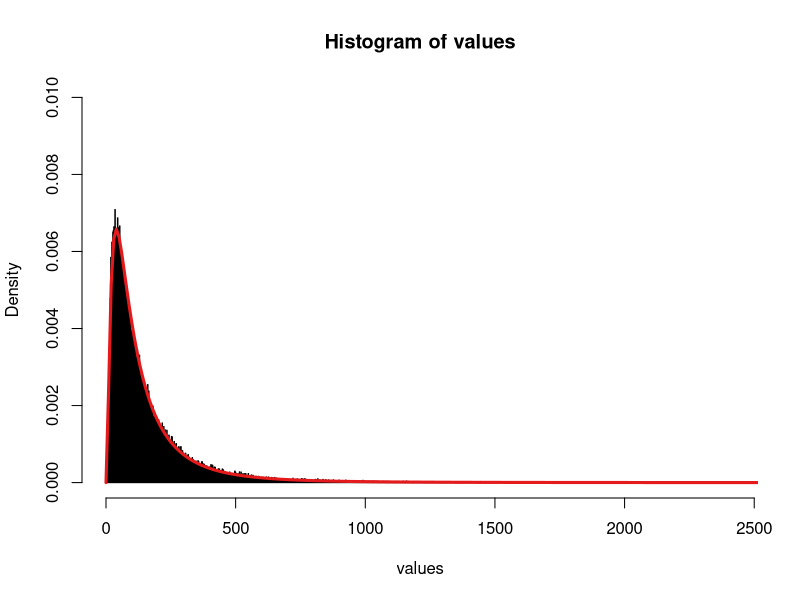
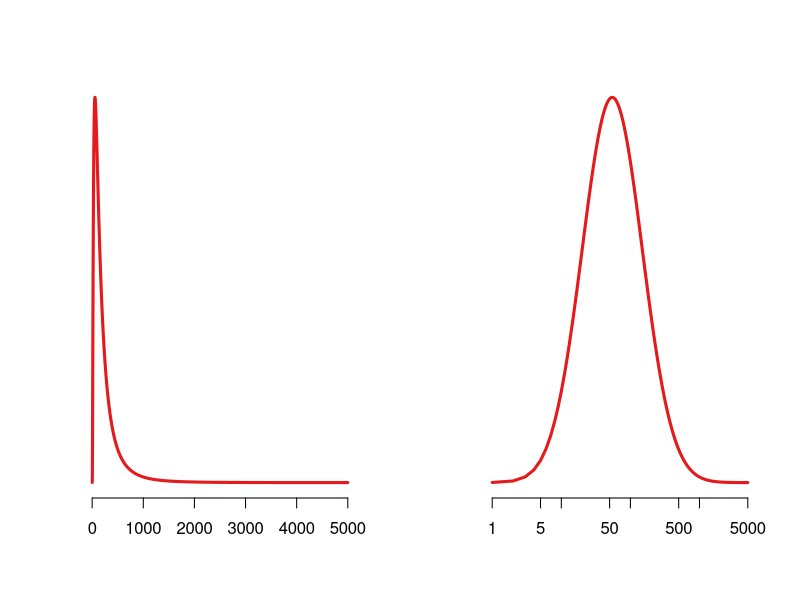
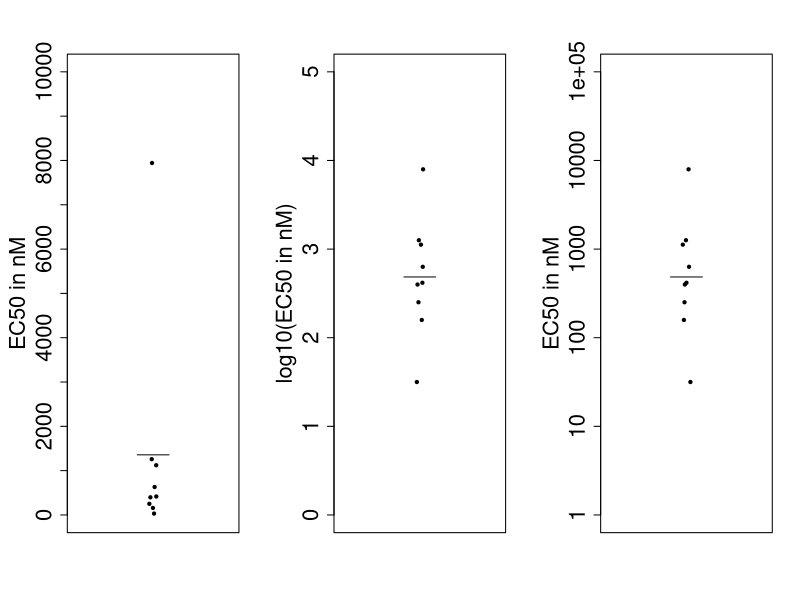
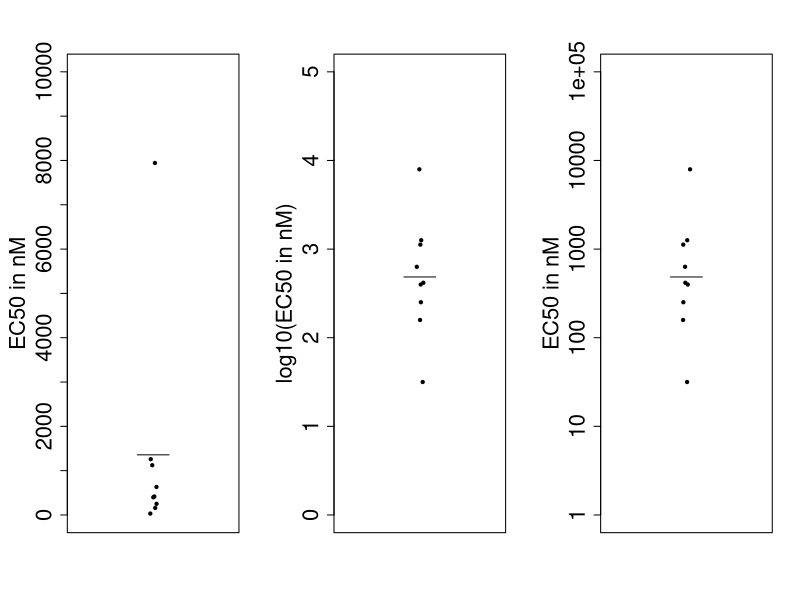

The R source for these figures, in order:
## ---- chunk 1
true_value = 100
n = 100000
e1 = runif(n,1,2)^(sample(c(-1,1),n,replace=TRUE))
e2 = runif(n,1,2)^(sample(c(-1,1),n,replace=TRUE))
e3 = runif(n,1,2)^(sample(c(-1,1),n,replace=TRUE))
e4 = runif(n,1,2)^(sample(c(-1,1),n,replace=TRUE))
e5 = runif(n,1,2)^(sample(c(-1,1),n,replace=TRUE))
values = true_value*e1*e2*e3*e4*e5
head(round(e1,2))
head(round(values,2))
## ---- chunk 2
library(RColorBrewer)
hist(values,freq = FALSE,ylim=c(0,0.01),breaks=1000)
points(seq(0,2600,by=10),dlnorm(seq(0,2600,by=10),mean=mean(log(values)),sd=sd(log(values))),type="l",col=brewer.pal(3,"Set1")[1],lwd=3)
## ---- chunk 3
par(mfcol=c(1,2))
plot(seq(1,5000,by=1),dlnorm(seq(1,5000,by=1),mean=5),type="l",col=brewer.pal(3,"Set1")[1],lwd=3,ylab="",xlab="",yaxt="n",frame.plot=FALSE)
plot(seq(1,5000,by=1),dlnorm(seq(1,5000,by=1),mean=5),type="l",col=brewer.pal(3,"Set1")[1],lwd=3,log="x",ylab="",xlab="",yaxt="n",frame.plot=FALSE)
## ---- chunk 4
EC50 = 10^c(1.5,2.2,2.4,2.6,2.62,2.8,3.1,3.05,3.9)
## ---- chunk 5
par(mfrow=c(1,3),mar=c(5, 5, 4, 2) + 0.1)

## original scale
plot(jitter(rep(0,length(EC50)),amount=0.05),
     EC50,xlim=range(-1,1),pch=20,ylim=range(0,10000),
     axes=FALSE,frame.plot=TRUE,xlab="",ylab="EC50 in nM",cex.lab=2)
axis(2, seq(0,10000,by=1000),cex.axis=2)
segments(-0.2, mean(EC50), 0.2, mean(EC50))

## logged scale
plot(jitter(rep(0,length(EC50)),amount=0.05),
     log10(EC50),xlim=range(-1,1),pch=20,ylim=range(0,5),
     axes=FALSE,frame.plot=TRUE,xlab="",ylab="log10(EC50 in nM)",cex.lab=2)
axis(2, seq(0,5,by=1),cex.axis=2)
segments(-0.2, mean(log10(EC50)), 0.2, mean(log10(EC50)))

## logged axis
plot(jitter(rep(0,length(EC50)),amount=0.05),
     log10(EC50),xlim=range(-1,1),pch=20,ylim=range(0,5),
     axes=FALSE,frame.plot=TRUE,xlab="",ylab="EC50 in nM",cex.lab=2)
axis(2, at = sapply(c(1,10,100,1000,10000,100000),function(x) log10(x)),labels=c(1,10,100,1000,10000,100000),cex.axis=2)
segments(-0.2, mean(log10(EC50)), 0.2, mean(log10(EC50)))
## ---- chunk 6
par(mfrow=c(1,3),mar=c(5, 5, 4, 2) + 0.1)

## original scale
plot(jitter(rep(0,length(EC50)),amount=0.05),
     EC50,xlim=range(-1,1),pch=20,ylim=range(0,10000),
     axes=FALSE,frame.plot=TRUE,xlab="",ylab="EC50 in nM",cex.lab=2)
axis(2, seq(0,10000,by=1000),cex.axis=2)
segments(-0.2, mean(EC50), 0.2, mean(EC50))

## logged scale
plot(jitter(rep(0,length(EC50)),amount=0.05),
     log10(EC50),xlim=range(-1,1),pch=20,ylim=range(0,5),
     axes=FALSE,frame.plot=TRUE,xlab="",ylab="log10(EC50 in nM)",cex.lab=2)
axis(2, seq(0,5,by=1),cex.axis=2)
segments(-0.2, mean(log10(EC50)), 0.2, mean(log10(EC50)))

## logged axis
plot(jitter(rep(0,length(EC50)),amount=0.05),
     log10(EC50),xlim=range(-1,1),pch=20,ylim=range(0,5),
     axes=FALSE,frame.plot=TRUE,xlab="",ylab="EC50 in nM",cex.lab=2)
axis(2, at = sapply(c(1,10,100,1000,10000,100000),function(x) log10(x)),labels=c(1,10,100,1000,10000,100000),cex.axis=2)
segments(-0.2, mean(log10(EC50)), 0.2, mean(log10(EC50)))
